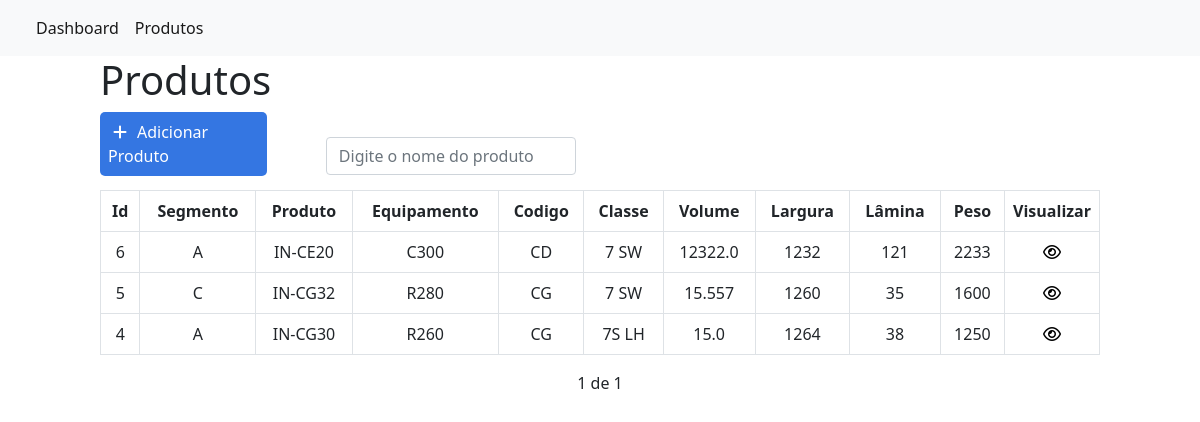
Screenshot of /products/ with the database file from the repository.
### produtos/models.py (models this page shows, shortened)
class Produto(models.Model):
    segmento = (
        ('A', 'Agrícola'),
        ('C', 'Construção'),
        ('F', 'Florestal'),
        ('I', 'Industrial'),
        ('U', 'Automotiva'),
        ('M', 'Mineração'),
    )
    tipoProduto = (
        ('AC', 'Acessório'),
        ('CC', 'Carregadeira'),
        ('CD', 'Chapa de desgaste'),
        ('CB', 'Chock bar'),
        ('DF', 'Dispositivos e ferramentas'),
        ('ER', 'Engate rápido'),
        ('CE', 'Escavadeira'),
        ('FP', 'Ferramenta de penetração de solo'),
        ('GA', 'Garfo'),
        ('CG', 'Graniteira'),
        ('LA', 'Lâmina'),
        ('LN', 'Lança'),
        ('RI', 'Ripper'),
        ('SG', 'Segmento'),
        ('VA', 'Vala'),
        ('SE', 'Serviço'),
    )
    classeProduto = (
        ('6 SW', '6 SW'),
        ('6 LH', '6 LH'),
        ('7 SW', '7 SW'),
        ('7 LH', '7 LH'),
        ('7S SW', '7S SW'),
        ('7S LH', '7S LH'),
        ('8 SW', '8 SW'),
        ('8 LH', '8 LH'),
        ('9 SW', '9 SW'),
        ('9 LH', '9 LH'),
        ('9S SW', '9S SW'),
        ('9S LH', '9S LH'),
    )
    dureza = (
        ('GD', 'Geral'),
        ('HD', 'Pesada'),
        ('SD', 'Severa'),
        ('XD', 'Extrema'),
    )
    segmento = CharField(max_length=30, choices=segmento, null=True)
    nome = CharField(max_length=30, null=True)
    equipamento = CharField(max_length=10, null=True)
    capacidade = FloatField(null=True)
    largura = IntegerField(null=True)
    lamina = IntegerField(null=True)
    peso = IntegerField(null=True)
    codigo = CharField(max_length=2, choices=tipoProduto, null=True)
    classe = CharField(max_length=5, choices=classeProduto, null=True)
    numDentes = IntegerField(null=True)
    dureza = CharField(max_length=2, choices=dureza, null=True)
    dateCriacao = DateTimeField(auto_now_add=True)
    dateUpdate = DateTimeField(auto_now=True)
    responsavel = ForeignKey(User, null=True, on_delete=SET_NULL)

### produtos/views.py (the view)
# urls.py: path('', views.Products, name = 'Products'),
def Products(request):
    productsList = Produto.objects.all().order_by('-dateCriacao')
    paginator = Paginator(productsList, 20)
    page = request.GET.get('page')
    produtcs = paginator.get_page(page)
    return render(request, 'Products.html', {'products' : produtcs})

### produtos/templates/Products.html (shortened to what this page needs)
{% extends 'base.html' %}
{% block content %}
    <div class="offset-1 col-10 product-div">
        <h1>Produtos</h1>
        <a href="./newproduct" class="add-product">
            <div class="col-2 add-div">
                <i class="fas fa-plus"></i>Adicionar Produto
            </div>
        </a>
        <div class="col-3 search-div">
            <input class="form-control" type="text" id="search" name="search" placeholder="Digite o nome do produto">
        </div>
        <table class="table table-striped table-hover table-bordered">
            <thead>
                <tr>
                    <th scope="col">Id</th>
                    <th scope="col">Segmento</th>
                    <th scope="col">Produto</th>
                    <th scope="col">Equipamento</th>
                    <th scope="col">Codigo</th>
                    <th scope="col">Classe</th>
                    <th scope="col">Volume</th>
                    <th scope="col">Largura</th>
                    <th scope="col">Lâmina</th>
                    <th scope="col">Peso</th>
                    <th scope="col" class="col-sm-1">Visualizar</th>
                </tr>
            </thead>
            {% for product in products %}
            <tbody id="product-table">
                <td>
                    {{product.id}}
                </td>
                <td>
                    {{product.segmento}}
                </td>
                <td>
                    {{product.nome}}
                </td>
                <td>
                    {{product.equipamento}}
                </td>
                <td>
                    {{product.codigo}}
                </td>
                <td>
                    {{product.classe}}
                </td>
                <td>
                    {{product.capacidade}}
                </td>
                <td>
                    {{product.largura}}
                </td>
                <td>
                    {{product.lamina}}
                </td>
                <td>
                    {{product.peso}}
                </td>
                <td>
                    <a href="{% url 'View_Product' product.id %}" class="icon view-product">
                        <div class="col">
                            <i class="far fa-eye"></i>
                        </div>
                    </a>
                </td>
            </tbody>
            {% endfor %}
        </table>
        <div class="pagination">
            <span class="step-links">
                <span class="current">
                    {{products.number}} de {{products.paginator.num_pages}}
                </span>
            </span>
        </div>
    </div>
{% endblock %}

### departments/templates/base.html (shortened to what this page needs)
{% load static %}
<!DOCTYPE html>
<html lang="pt-br">
<head>
    <link rel="stylesheet" href="{% static 'css/style.css' %}">
    <link href="https://cdn.jsdelivr.net/npm/bootstrap@5.1.0/dist/css/bootstrap.min.css" rel="stylesheet">
</head>
<body>
    <header>
        <nav class="navbar navbar-expand-lg navbar-light bg-light">
            <div class="container-fluid">
                <div class="collapse navbar-collapse" id="navbarSupportedContent">
                    <ul class="navbar-nav me-auto mb-2 mb-lg-0">
                    <li class="nav-item">
                        <a class="nav-link active" href="{% url 'Home'%}">Dashboard</a>
                    </li>
                    <li class="nav-item">
                        <a class="nav-link active" href="{% url 'Products'%}">Produtos</a>
                    </li>
                </div>
            </div>
        </nav>
    </header>
    {% block content %}
    {% endblock %}
</body>
</html>

### produtos/static/css/style.css (style rules this page uses)
.nav-item { position: relative; margin: center; }
.add-div { background-color: #3476e2; cursor: pointer; display: inline-block; color: #fff; padding: 8px; border-radius: 5px; margin-right: 25px; }
.fas.fa-plus { color: #fff; margin-right: 10px; margin-left: 5px; }
.add-product { text-decoration: none; margin-right: 30px; }
.search-div { padding: 0px; margin-top: 15px; margin-bottom: 15px; display: inline-block; }
.product-div { padding: 0; }
.table { text-align: center; }
.icon.view-product, .edit-product { color: #000; }
.step-links { position: relative; margin-left: auto; margin-right: auto; }
.step-links .current { margin-right: 5px; margin-left: 5px; }

### rows the page displays
Produto: id "6", segmento "A", nome "IN-CE20", equipamento "C300", codigo "CD", classe "7 SW", capacidade "12322.0", largura "1232", lamina "121", peso "2233"
Produto: id "5", segmento "C", nome "IN-CG32", equipamento "R280", codigo "CG", classe "7 SW", capacidade "15.557", largura "1260", lamina "35", peso "1600"
Produto: id "4", segmento "A", nome "IN-CG30", equipamento "R260", codigo "CG", classe "7S LH", capacidade "15.0", largura "1264", lamina "38", peso "1250"

### other values shown
{{ products.number }} "1"
{{ products.paginator.num_pages }} "1"
